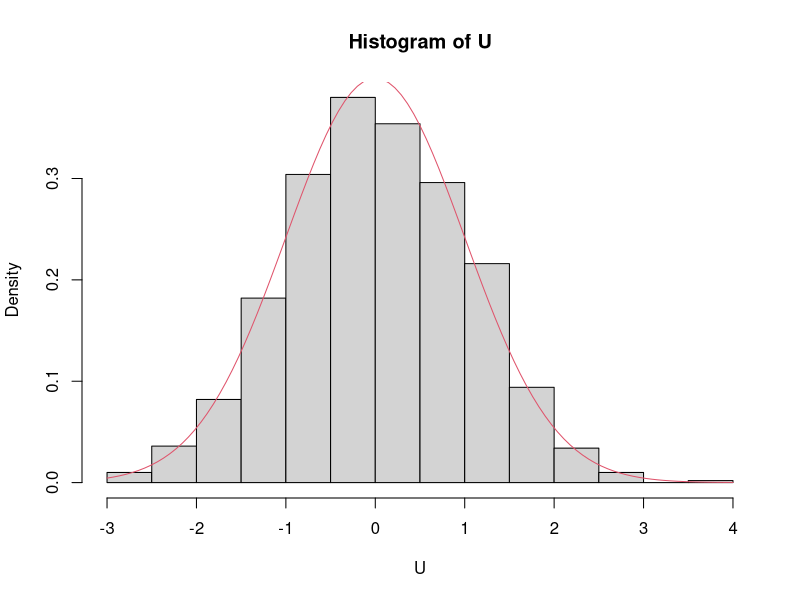
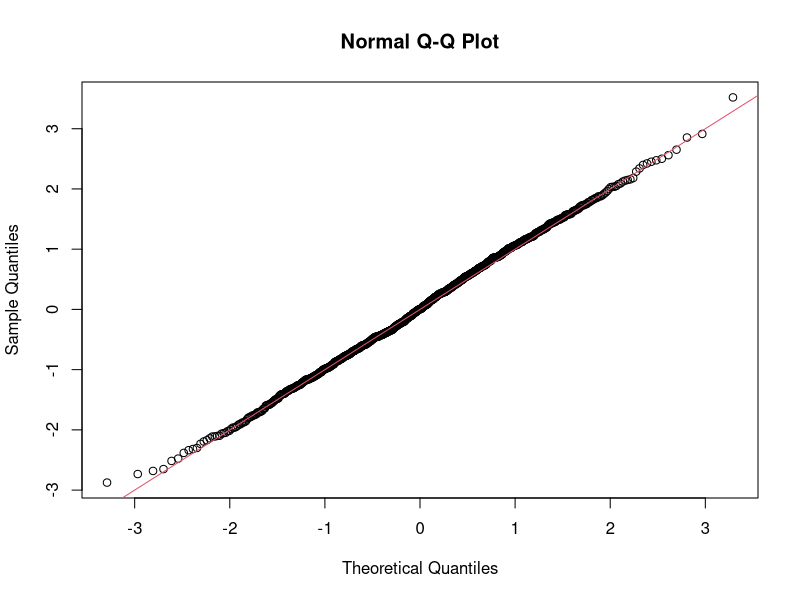
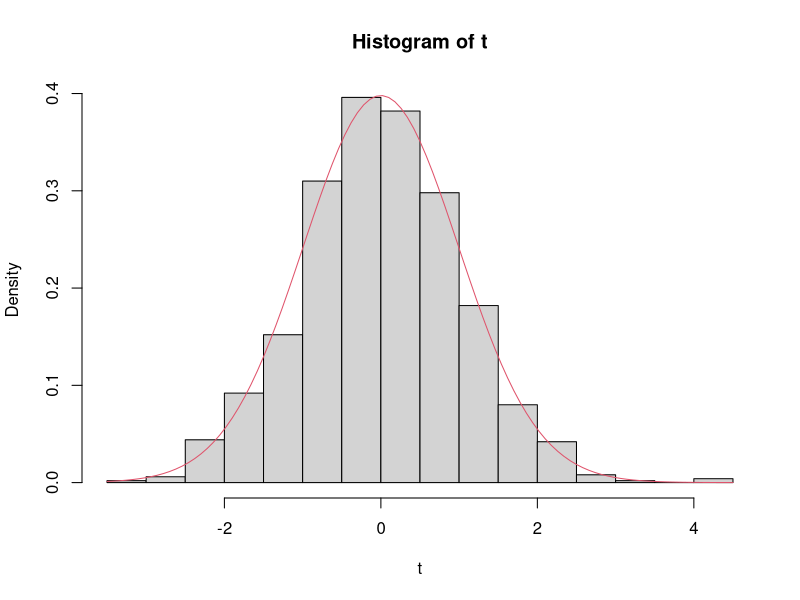
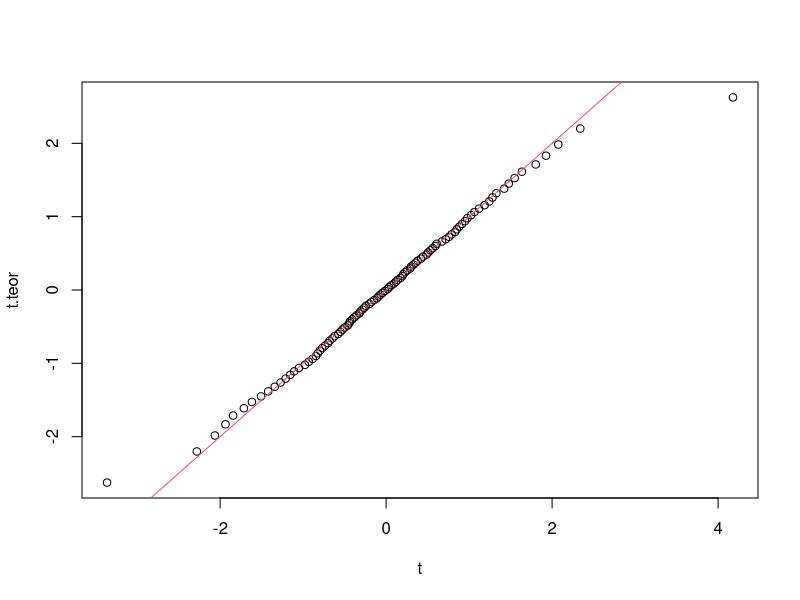
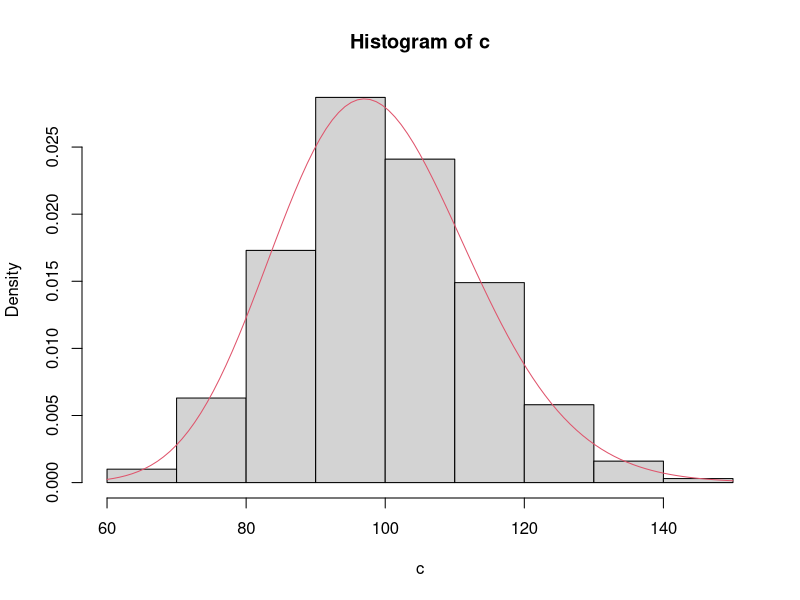
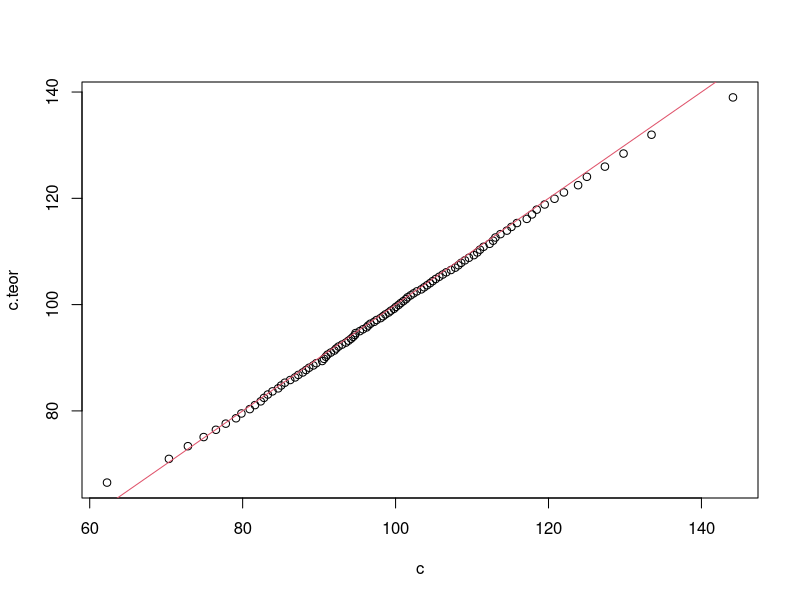
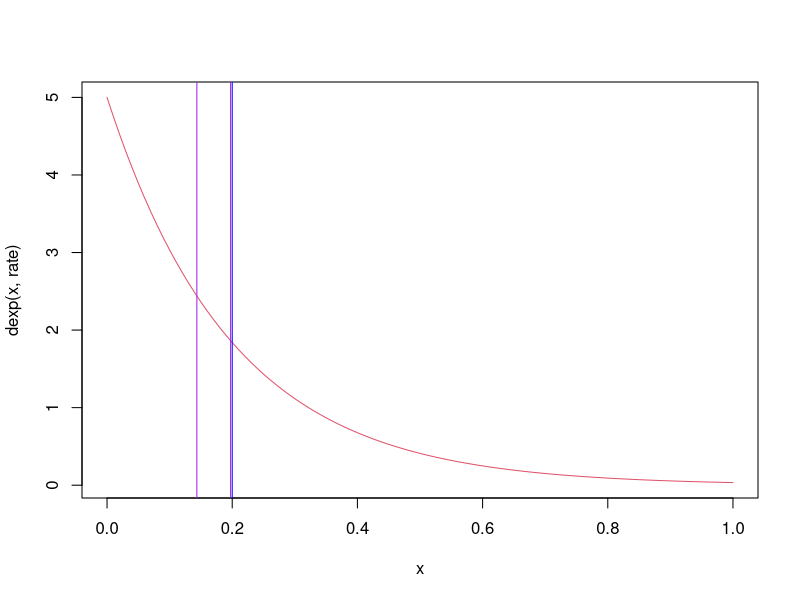
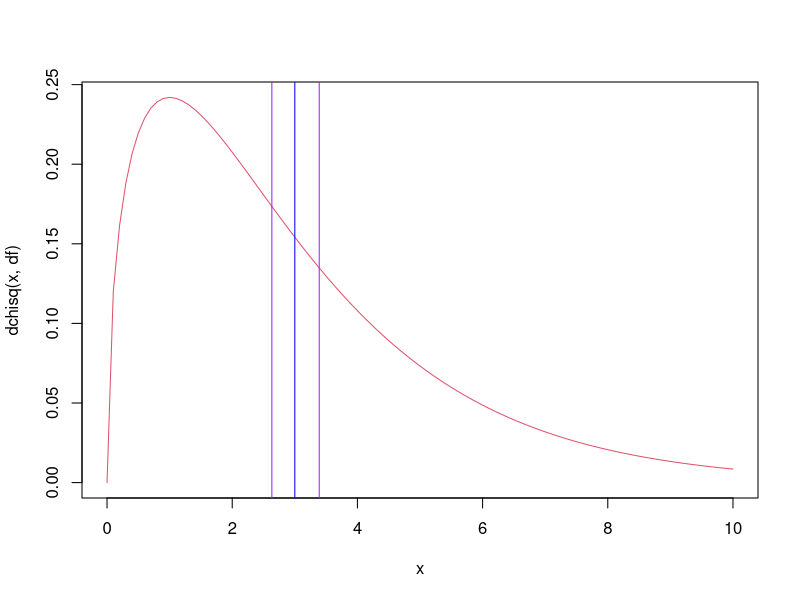

Reproduce these figures in R, in order.
# ---
# title: "Zadania 7 - Estymacja przedziałowa, dowody"
# author: "JC"
# date: "28 kwietnia 2020"
# output: pdf_document
# ---
#Fakt 1
# Niech $X_1,X_2,\ldots,X_n$ będzie próbą prostą z rozkładu $N(\mu,\sigma^2)$. Zmienna losowa
# $$U={\overline X_n-\mu\over \sigma/\sqrt{n}}$$
# ma rozkład $N(0,1)$

#Przyklad 1.(Model 1)
#========
#Dla roznych mu i sigma, wygenerujemy N=1000 prob licznosci n=100: x1,x2,...,xn  z rozkładu N(mu,sigma^2)
#i korzystając z nich, wyznaczymy N: u1,u2,...,uN  mozliwych wartosci zmiennej U. Korzystajac z otrzymanej proby, sprawdzimy teze Faktu 1.
N=1000; n=100
m=3; sigma=2

licz.U <- function(dane) {(mean(dane)-m)/ (sigma/sqrt(n))}

U <- replicate(N, licz.U(rnorm(n,m,sigma)))

hist(U,prob=T)
curve(dnorm(x), add=T,col=2)

qqnorm(U)
abline(a=0,b=1,col=2)



#Fakt 2
# Niech $X_1,X_2,\ldots,X_n$ będzie próbą prostą z rozkładu $N(\mu,\sigma^2)$.
# Zmienna losowa
# $$t={\overline X_n-\mu\over S_n/\sqrt{n-1}},$$
# gdzie $S_n={1\over n}\sum_{i=1}^n(X_i-\overline X_n)^2$, ma rozkład t-Studenta o $n-1$ stopniach swobody.


#Zadanie 1.(Model 2)
#========
#Dla roznych mu i sigma, wygeneruj N=1000 prob licznosci n=100: x1,x2,...,xn  z rozkładu N(mu,sigma^2)
#i korzystajac z nich, wyznacz N: t1,t2,...,tN  mozliwych wartości zmiennej U. Korzystajac z testow diagnostycznych sprawdz teze Faktu 2.

N=1000; n=100
m=3; sigma=2

licz.t <- function(dane) {(mean(dane)-m)/ (sd(dane)/sqrt(n-1))}

t <- replicate(N, licz.t(rnorm(n,m,sigma)))

hist(t,prob=T)
curve(dt(x,n-1), add=T,col=2)

p <- ppoints(100); p
t.teor <- qt(p,n-1)

qqplot(t,t.teor)
abline(a=0,b=1,col=2)


#Fakt 3
# Dla próby  $X_1,X_2,\ldots,X_n$  z rozkładu $N(\mu,\sigma^2)$
# mamy kolejny ładny fakt. Zmienna losowa
# $$\chi^2={n S_n^2\over \sigma^2},$$
# gdzie $S_n^2={1\over n}\sum_{i=1}^n(X_i-\overline X_n)^2$, ma rozkład chi-kwadrat o $n-1$ stopniach swobody.


#Zadanie 2. (EPU dla wariancji)
#========
#Dla roznych mu i sigma, wygeneruj N=1000 prob licznosci n=100: x1,x2,...,xn  z rozkładu N(mu,sigma^2)
#i korzystajac z nich, wyznacz N: c1,c2,...,cn  mozliwych wartosci zmiennej chi^2. Korzystajac z testow diagnostycznych sprawdz teze Faktu 3.

N=1000; n=100
mu=3; sigma=2
licz.c <- function(dane) {(n*var(dane))/(sigma^2)}

c <- replicate(N, licz.c(rnorm(n,mu,sigma)))

hist(c,prob=T)
curve(dchisq(x,n-1), add=T,col=2)

p <- ppoints(n); p
c.teor <- qchisq(p,n-1)

qqplot(c,c.teor)
abline(a=0,b=1,col=2)

#Zadanie 3. (Model 3)
#========
#Wybierz trzy rozne rozklady (rozne tez od rozkladu normalnego) i wygeneruj z nich proby licznosci n=150: x1,x2,...,xn. Wyznacz przedzial ufnosci dla sredniej, korzystajac z Modelu 3. Sprawdz, czy wartosc oczekiwana rozkladu z ktorego generowana byla proba nalezy do wyliczonego przedzialu.
N=1000; n=150

CI.mean3 <- function(data, alpha = 0.05) {
  n = length(data)
  u = qnorm(1 - alpha / 2)
  xbar = mean(data)
  sdx = sd(data) / sqrt(n)
  l = xbar - u * sdx
  r = xbar + u * sdx
  return(c(l, r))
}

# rozkład wykładniczy
# E(X) = 1 / rate
rate = 5
X = rexp(n, rate)
curve(dexp(x, rate), col=2)
abline(v=1/rate, col="blue")
CImean = CI.mean3(X)
abline(v=CImean[1], col="purple")
abline(v=CImean[2], col="purple")

# rozkład chi kwadrat
# E(X) = df
df = 3
X = rchisq(n, df)
curve(dchisq(x, df), col=2, to=10)
abline(v=df, col="blue")
CImean = CI.mean3(X)
abline(v=CImean[1], col="purple")
abline(v=CImean[2], col="purple")

# rozkład jednorodny
# E(X) = (min + max) / 2
min = -5
max = 20
X = runif(n, min, max)
curve(dunif(x, min, max), col=2,from= -6, to=21)
abline(v=(min + max) / 2, col="blue")
CImean = CI.mean3(X)
abline(v=CImean[1], col="purple")
abline(v=CImean[2], col="purple")